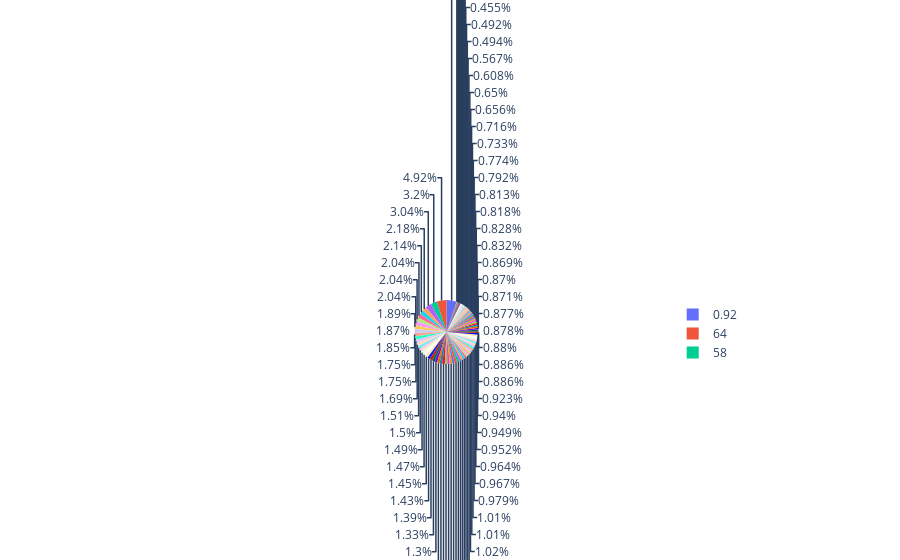

Write notebook code for a chart like this one.
### Code cell
# 7 สร้าง Pie Chart หา Mean ของราคาค่าโดยสารแต่ละอายุ
AgeFare= df1.groupby('Age')['Fare'].mean()

fig = px.pie(AgeFare,values=AgeFare.values,names=AgeFare.index)
fig.show()
